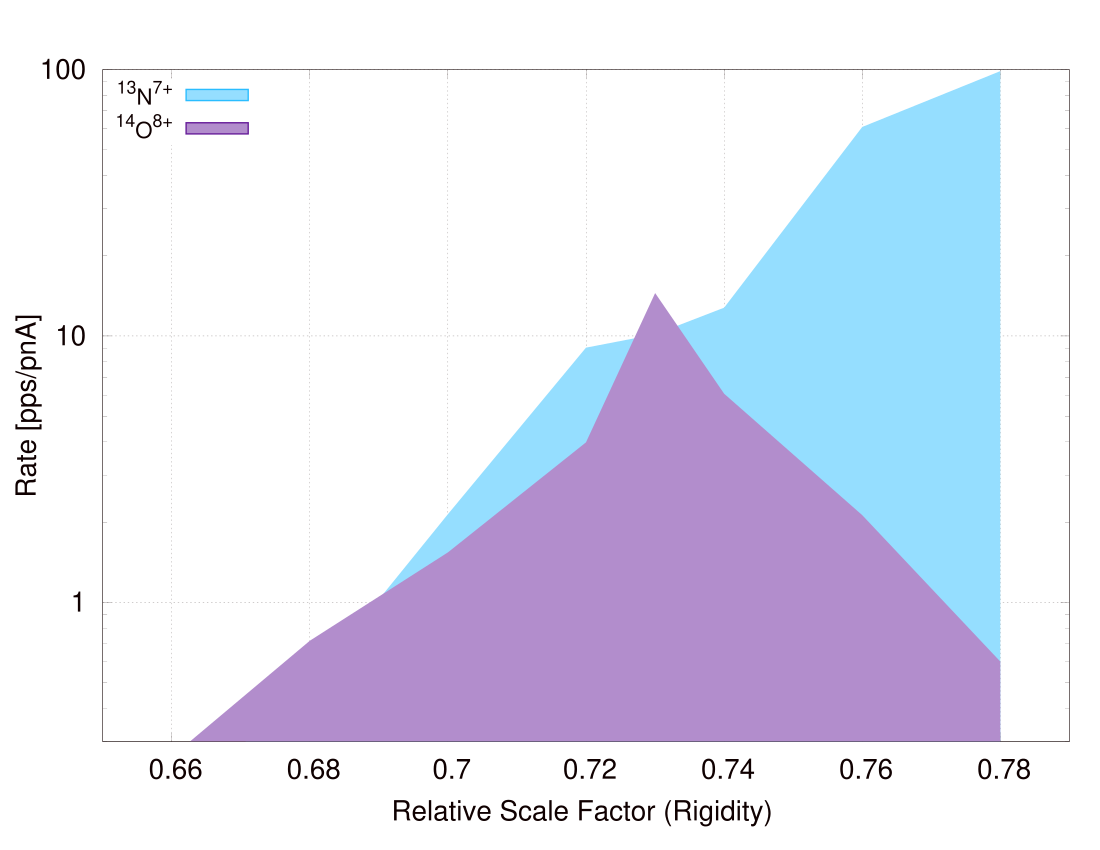

Here is the gnuplot script that generated this plot:
set term post enhance color "Helvetica,20" lw 0.5 ps 5
set out "|ps2pdf - ~/Research/anl/inflight/inflight/working/o14scale.pdf"
set lmargin 2
set rmargin 0
set bmargin 1
set tmargin 0
set ylabel offset 2,0
set title ""
set xlabel "Relative Scale Factor (Rigidity) "#"[^{12}C^{6+} 49 MeV]"
set ylabel "Rate [pps/pnA]"

set logscale y
set key top left
set key spacing 1.5

plot [0.65:0.79][0.3:100] \
'~/Research/anl/inflight/inflight/working/o14scale.dat' \
u 1:($5/$3/$2*40.0) w filledcurve y1=0 tit "^{13}N^{7+}",\
'' \
u 1:($4/$3/$2*400.0) w filledcurve y1=0 lt 5 tit "^{14}O^{8+}"


plot [0.65:0.79][0.3:100] \
'~/Research/anl/inflight/inflight/working/o14scale.dat' \
u 1:($5/$3/$2*40.0) w linespoints tit "^{13}N^{7+}",\
'' \
u 1:($4/$3/$2*400.0) w linespoints lt 5 tit "^{14}O^{8+}"
